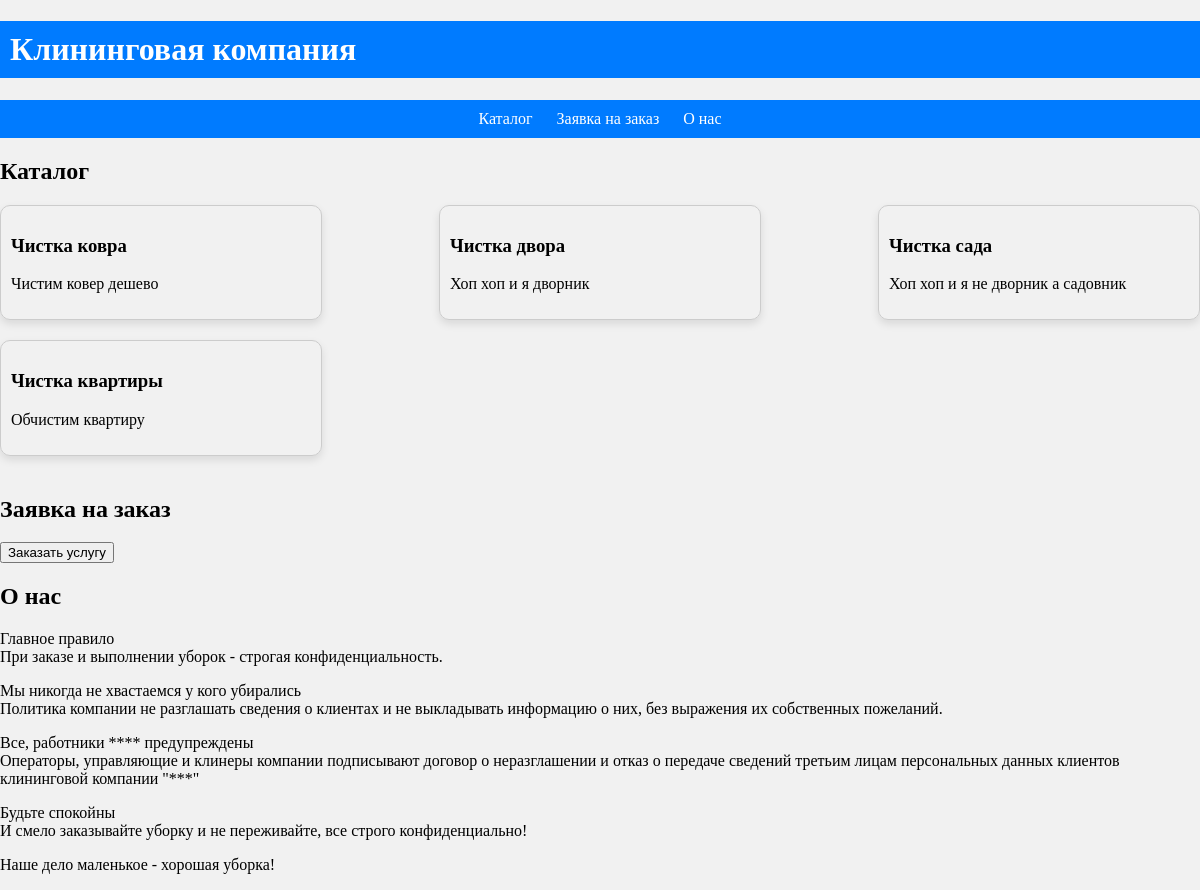
The page / on the database its author committed.
### main/models.py (models this page shows, shortened)
class ServiceCategory(models.Model):
    name = models.CharField(max_length=100)
    description = models.TextField()

### main/views.py (the view)
# urls.py: path('', views.index, name='index'),
def index(request):
    categories = ServiceCategory.objects.all()
    return render(request, 'main/index.html', {'categories': categories})

### main/templates/main/index.html (shortened to what this page needs)
<!DOCTYPE html>
<html>
<head>
    <link rel="stylesheet" href="https://cdnjs.cloudflare.com/ajax/libs/font-awesome/5.15.3/css/all.min.css">
</head>
<body>
    <h1>Клининговая компания</h1>
     <nav>
        <a href="#catalog">Каталог</a>
        <a href="#order">Заявка на заказ</a>
        <a href="#about">О нас</a>
    </nav>
 <section id="catalog">
        <h2>Каталог</h2>
        <div class="services">
            {% for category in categories %}
            <div class="service-card">
                <h3>{{ category.name }}</h3>
                <p>{{ category.description }}</p>
            </div>
            {% endfor %}
        </div>
    </section>
<section id="order">
    <h2>Заявка на заказ</h2>
    <button onclick="showForm()">Заказать услугу</button>
</section>
    <section id="about">
        <h2>О нас</h2>
           <div class="about-text">
        <p>
            Главное правило<br>
            При заказе и выполнении уборок - строгая конфиденциальность.
        </p>
        <p>
            Мы никогда не хвастаемся у кого убирались<br>
            Политика компании не разглашать сведения о клиентах и не выкладывать информацию о них, без выражения их собственных пожеланий.
        </p>
        <p>
            Все, работники **** предупреждены<br>
            Операторы, управляющие и клинеры компании подписывают договор о неразглашении и отказ о передаче сведений третьим лицам персональных данных клиентов клининговой компании "***"
        </p>
        <p>
            Будьте спокойны<br>
            И смело заказывайте уборку и не переживайте, все строго конфиденциально!
        </p>
        <p>
            Наше дело маленькое - хорошая уборка!
        </p>
    </div>
    </section>
</body>
</html>

### main/templates/main/index.html (style rules this page uses)
body { margin: 0; padding: 0; background-color: #f1f1f1; }
.services { display: flex; flex-wrap: wrap; justify-content: space-between; margin-top: 20px; }
.service-card { width: 300px; border: 1px solid #ccc; padding: 10px; margin-bottom: 20px; border-radius: 10px; box-shadow: 0 4px 8px rgba(0, 0, 0, 0.1); transition: transform 0.3s ease; }
h1 { position: sticky; top: 0; background-color: #007bff; color: #fff; padding: 10px; z-index: 100; }
nav { background-color: #007bff; color: #fff; padding: 10px; text-align: center; }
nav a { color: #fff; text-decoration: none; margin: 0 10px; }

### rows shown on the page
ServiceCategory: name "Чистка ковра", description "Чистим ковер дешево"
ServiceCategory: name "Чистка двора", description "Хоп хоп и я дворник"
ServiceCategory: name "Чистка сада", description "Хоп хоп и я не дворник а садовник"
ServiceCategory: name "Чистка квартиры", description "Обчистим квартиру"
